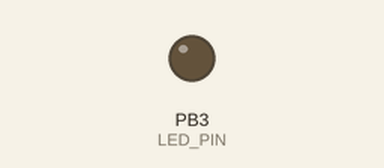
This sketch was run on a simulated ATtiny85, built with avr-gcc and run on an emulated ATtiny85. Parts: output pins drawn as LEDs (lit = HIGH).

Above: at 0.2 s.
At 2.0 s:
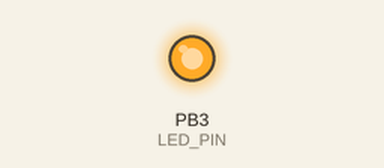
Timing chart, 0 to 3.0 s (numbered marks = the images above):
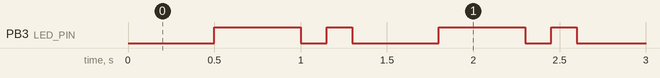

The sketch:

ATTINY85_Tester.ino
```cpp
// test code for ATTINY85 programmer
// rod_r2020

#define LED_PIN 3

void setup() {
  // put your setup code here, to run once:
  pinMode(LED_PIN, OUTPUT);
  digitalWrite(LED_PIN,LOW);
}

void loop() {
  // put your main code here, to run repeatedly:
  delay(500);
  digitalWrite(LED_PIN,HIGH);
  delay(500);
  digitalWrite(LED_PIN,LOW);
  delay(150);
  digitalWrite(LED_PIN,HIGH);
  delay(150);
  digitalWrite(LED_PIN,LOW);
}
```

Measured:
- by itself, PB3 (LED_PIN): repeats every 1.3 s: LOW 0.15 s, HIGH 0.15 s, LOW 0.50 s, HIGH 0.50 s
- by itself, everything shown: repeats every 1.3 s, in 4 steps
